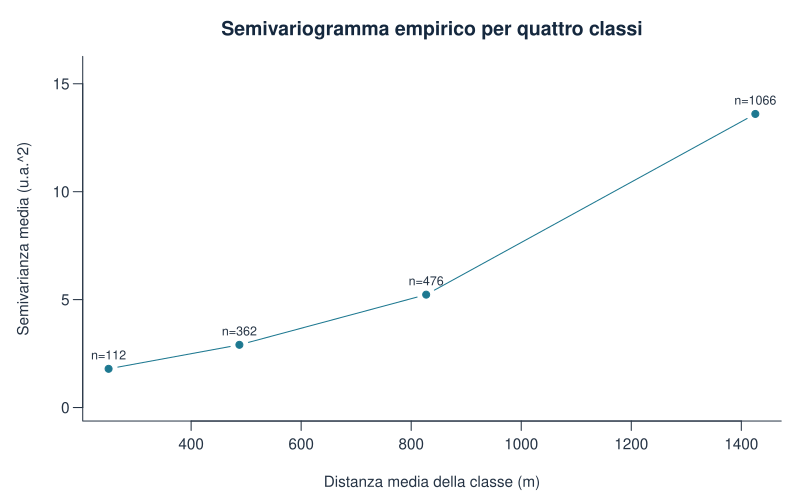

The script that drew this image:
stile_grafico()
plot(risultato$h,risultato$gamma,type="b",pch=19,col=palette_geo[1],
  ylim=c(0,max(risultato$gamma)*1.15),
  xlab="Distanza media della classe (m)",ylab="Semivarianza media (u.a.^2)",
  main="Semivariogramma empirico per quattro classi")
text(risultato$h,risultato$gamma,labels=paste0("n=",risultato$n),pos=3,cex=.8)
write.csv(risultato,percorso_risultati("semivarianza_classi.csv"),row.names=FALSE)
write.csv(coppie,percorso_risultati("coppie_spaziali.csv"),row.names=FALSE)
